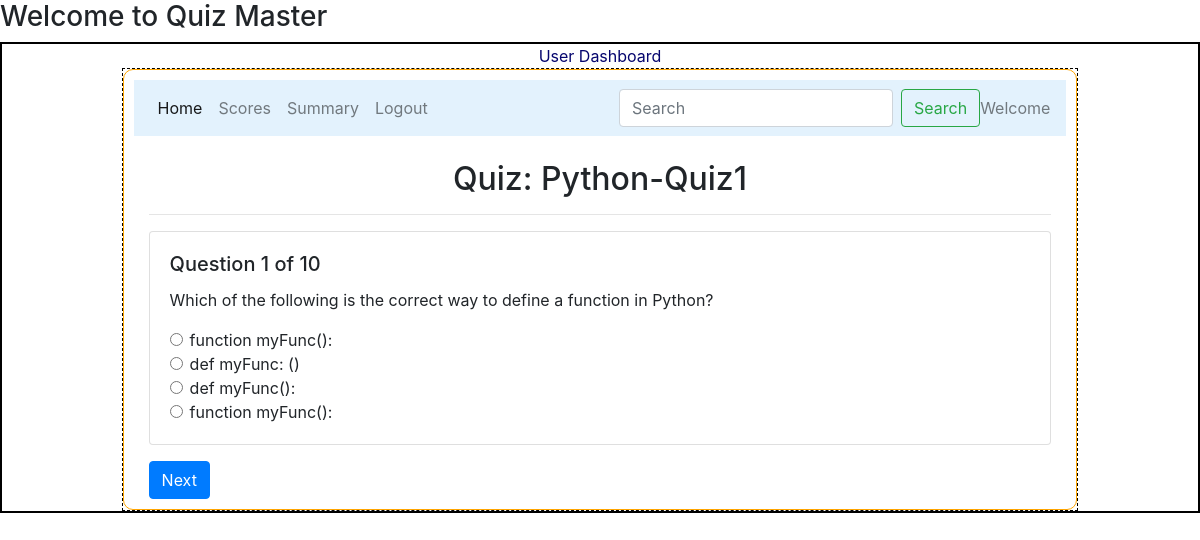
The page /start_quiz/102 on the database its author committed.
### models/model1.py (models this page shows)
class Quiz(db.Model):
    __tablename__="quiz"
    id=db.Column(db.Integer,primary_key=True,autoincrement=True)
    chapter_id=db.Column(db.Integer,db.ForeignKey("chapter.id"),nullable=False)
    quiz_name=db.Column(db.String,nullable=False)
    date_of_quiz=db.Column(db.Date,nullable=False)
    time_duration=db.Column(db.Time,nullable=False)
    remarks=db.Column(db.String,nullable=False)
    questions=db.relationship("Questions",cascade="all,delete",backref="quiz",lazy=True)

class Questions(db.Model):
    __tablename__="questions"
    id=db.Column(db.Integer,primary_key=True)
    quiz_id=db.Column(db.Integer,db.ForeignKey("quiz.id"),nullable=False)
    question_statement=db.Column(db.String,nullable=False)
    option1=db.Column(db.String,nullable=False)
    option2=db.Column(db.String,nullable=False)
    option3=db.Column(db.String,nullable=False)
    option4=db.Column(db.String,nullable=False)
    correct_option=db.Column(db.String,nullable=False)

### controllers/routes.py (the view, shortened to what this page needs)
@app.route('/start_quiz/<int:quiz_id>', methods=['GET', 'POST'])
def start_quiz(quiz_id):
    quiz = Quiz.query.get_or_404(quiz_id)
    questions = quiz.questions  # Fetch all questions for this quiz
    if 'answers' not in session:
        session['answers'] = {}  # Store user answers in session
    question_index = int(request.args.get('q', 0))  # Get current question index from URL
    if question_index >= len(questions):  # Prevent going out of bounds
        return redirect(url_for('start_quiz', quiz_id=quiz_id, q=0))
    question = questions[question_index]  # Get the current question
    user_id=session.get("user_id")
    return render_template('start_quiz.html', quiz=quiz, question=question, question_index=question_index, total_questions=len(questions),user_id=session.get("user_id"))

### templates/start_quiz.html (shortened to what this page needs)
{% extends "user_layout.html" %}
{% block content %}
<div class="container mt-4">
    <h2 class="text-center">Quiz: {{ quiz.quiz_name }}</h2>
    <hr>
    <form method="POST" action="{{ url_for('start_quiz', quiz_id=quiz.id, q=question_index) }}">
        <div class="card shadow">
            <div class="card-body">
                <h5 class="card-title">Question {{ question_index + 1 }} of {{ total_questions }}</h5>
                <p class="card-text">{{ question.question_statement }}</p>
                <div class="form-check">
                    <input type="radio" name="answer" value="{{ question.option1 }}" id="opt1" class="form-check-input">
                    <label for="opt1" class="form-check-label">{{ question.option1 }}</label>
                </div>
                <div class="form-check">
                    <input type="radio" name="answer" value="{{ question.option2 }}" id="opt2" class="form-check-input">
                    <label for="opt2" class="form-check-label">{{ question.option2 }}</label>
                </div>
                <div class="form-check">
                    <input type="radio" name="answer" value="{{ question.option3 }}" id="opt3" class="form-check-input">
                    <label for="opt3" class="form-check-label">{{ question.option3 }}</label>
                </div>
                <div class="form-check">
                    <input type="radio" name="answer" value="{{ question.option4 }}" id="opt4" class="form-check-input">
                    <label for="opt4" class="form-check-label">{{ question.option4 }}</label>
                </div>
            </div>
        </div>
        <div class="mt-3">
            {% if question_index < total_questions - 1 %}
                <button type="submit" name="next" class="btn btn-primary">Next</button>
            {% else %}
                <button type="submit" name="submit" class="btn btn-success">Submit Quiz</button>
            {% endif %}
        </div>
    </form>
</div>
{% endblock %}

### static/main.css (style rules this page uses)
* { margin:0px; }

### rows shown on the page
Quiz: quiz_name "Python-Quiz1"
Questions: question_statement "Which of the following is the correct way to define a function in Python?", option1 "function myFunc():", option2 "def myFunc: ()", option3 "def myFunc():", option4 "function myFunc():"

### other values the page prints
{{ question_index + 1 }} "1"
{{ total_questions }} "10"
